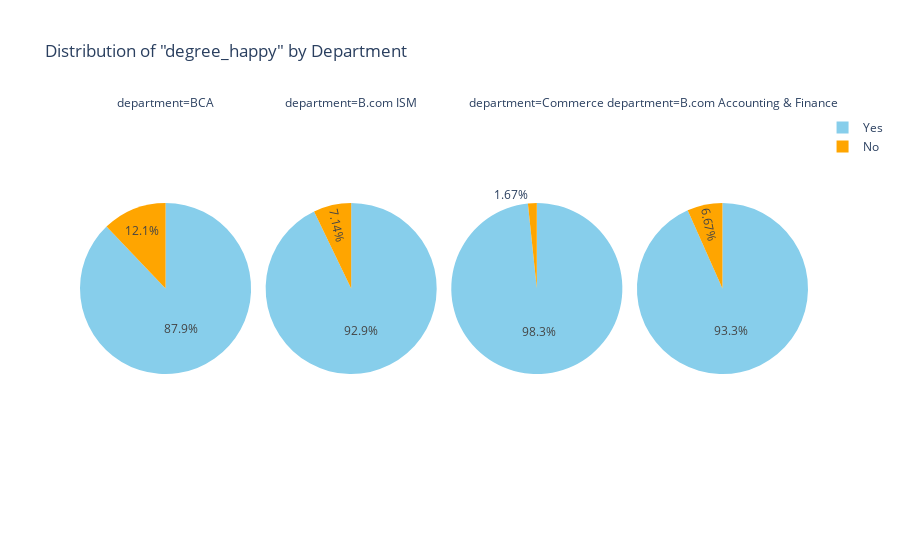

This figure's notebook cell:
### Markdown cell above
## Degree Satisfaction by Department:
> Display the distribution of 'Do you like your degree?' across different departments

### Code cell
# Create a pie chart for degree_happy with faceting on department
df_pie = df
fig = px.pie(
    df_pie, 
    names='degree_happy',
    title='Distribution of "degree_happy" by Department',
    facet_col='department',
    color_discrete_sequence=['skyblue', 'orange']
)
# Show the plot
fig.show()

### Figure 1 — Plotly figure (JSON) as saved in the notebook; plotly's stock layout.template omitted (floating-point values rounded to 4 significant figures; data arrays with more than 128 entries replaced by an {"elided": "..."} marker saying what was removed)
{"data": [{"domain": {"x": [0, 0.235], "y": [0, 1]}, "hovertemplate": "department=BCA<br>degree_happy=%{label}<extra></extra>", "labels": {"elided": "132 str values"}, "legendgroup": "", "name": "", "showlegend": true, "type": "pie"}, {"domain": {"x": [0.255, 0.49], "y": [0, 1]}, "hovertemplate": "department=B.com ISM<br>degree_happy=%{label}<extra></extra>", "labels": ["Yes", "Yes", "Yes", "Yes", "Yes", "Yes", "Yes", "Yes", "Yes", "Yes", "Yes", "Yes", "Yes", "Yes", "Yes", "Yes", "Yes", "Yes", "Yes", "No", "Yes", "Yes", "Yes", "Yes", "No", "Yes", "Yes", "Yes"], "legendgroup": "", "name": "", "showlegend": true, "type": "pie"}, {"domain": {"x": [0.51, 0.745], "y": [0, 1]}, "hovertemplate": "department=Commerce<br>degree_happy=%{label}<extra></extra>", "labels": ["Yes", "Yes", "Yes", "Yes", "Yes", "Yes", "Yes", "Yes", "Yes", "Yes", "Yes", "Yes", "Yes", "Yes", "Yes", "Yes", "Yes", "Yes", "Yes", "Yes", "Yes", "Yes", "Yes", "Yes", "Yes", "Yes", "Yes", "Yes", "Yes", "Yes", "Yes", "Yes", "Yes", "Yes", "Yes", "Yes", "Yes", "Yes", "Yes", "Yes", "No", "Yes", "Yes", "Yes", "Yes", "Yes", "Yes", "Yes", "Yes", "Yes", "Yes", "Yes", "Yes", "Yes", "Yes", "Yes", "Yes", "Yes", "Yes", "Yes"], "legendgroup": "", "name": "", "showlegend": true, "type": "pie"}, {"domain": {"x": [0.765, 1.0], "y": [0, 1]}, "hovertemplate": "department=B.com Accounting & Finance<br>degree_happy=%{label}<extra></extra>", "labels": ["Yes", "Yes", "Yes", "Yes", "Yes", "Yes", "Yes", "Yes", "Yes", "Yes", "No", "Yes", "Yes", "Yes", "Yes"], "legendgroup": "", "name": "", "showlegend": true, "type": "pie"}], "layout": {"annotations": [{"font": {}, "showarrow": false, "text": "department=BCA", "x": 0.1175, "xanchor": "center", "xref": "paper", "y": 1, "yanchor": "bottom", "yref": "paper"}, {"font": {}, "showarrow": false, "text": "department=B.com ISM", "x": 0.3725, "xanchor": "center", "xref": "paper", "y": 1, "yanchor": "bottom", "yref": "paper"}, {"font": {}, "showarrow": false, "text": "department=Commerce", "x": 0.6275, "xanchor": "center", "xref": "paper", "y": 1, "yanchor": "bottom", "yref": "paper"}, {"font": {}, "showarrow": false, "text": "department=B.com Accounting & Finance", "x": 0.8825, "xanchor": "center", "xref": "paper", "y": 1, "yanchor": "bottom", "yref": "paper"}], "legend": {"tracegroupgap": 0}, "piecolorway": ["skyblue", "orange"], "title": {"text": "Distribution of \"degree_happy\" by Department"}}}
